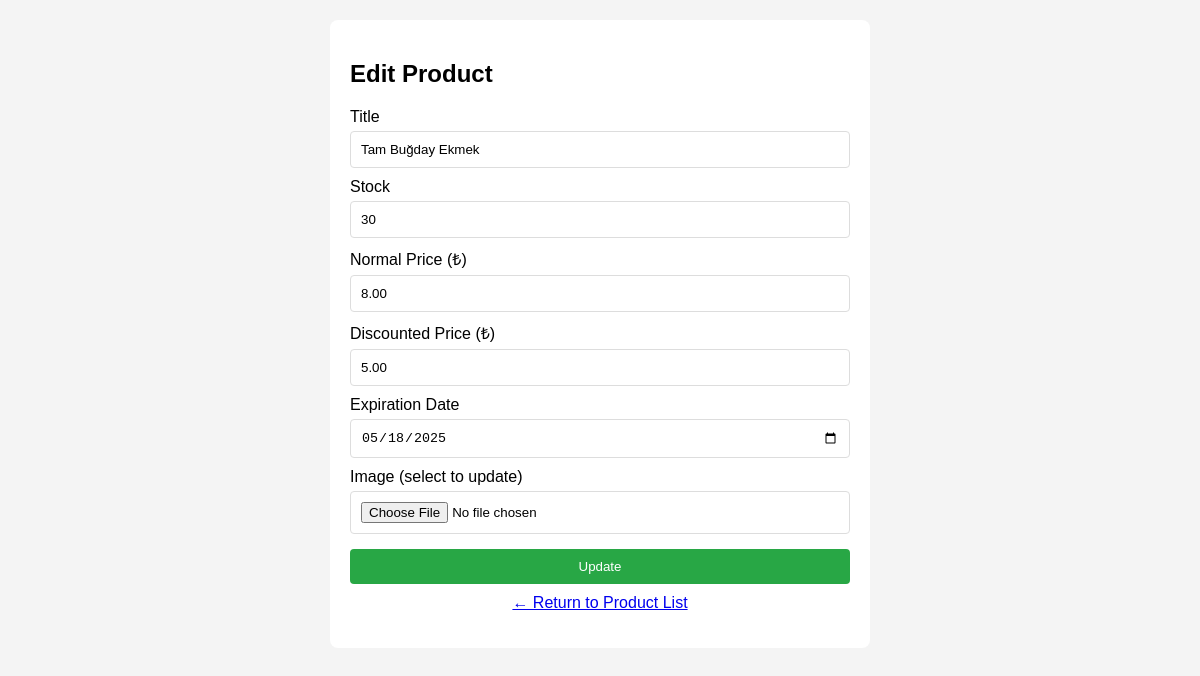
The app's page /edit_product.php?id=4 (signed in) with its own data.
### tables this page shows
CREATE TABLE IF NOT EXISTS `products` (
  `product_id`       int NOT NULL AUTO_INCREMENT,
  `market_id`        int NOT NULL,
  `title`            varchar(255) NOT NULL,
  `stock`            int NOT NULL,
  `normal_price`     decimal(10,2) NOT NULL,
  `discounted_price` decimal(10,2) NOT NULL,
  `expiration_date`  date NOT NULL,
  `image`            varchar(255) NOT NULL,
  PRIMARY KEY (`product_id`),
  KEY `market_id` (`market_id`)
);

### edit_product.php (the view, shortened to what this page needs)
<?php
$pdo = getPDO();
$id = (int)($_GET['id'] ?? 0);
$stmt = $pdo->prepare("SELECT p.*, m.user_id FROM products p JOIN markets m ON p.market_id = m.market_id WHERE p.product_id = ?");
$stmt->execute([$id]);
$row = $stmt->fetch();
?>
<!doctype html>
<html lang="tr">
<head>
</head>
<body>
  <div class="container">
    <h2>Edit Product</h2>
    <form method="POST" enctype="multipart/form-data">
      <label>Title</label>
      <input name="title" type="text" value="<?= htmlspecialchars($row['title']) ?>" required>
      <label>Stock</label>
      <input name="stock" type="number" min="1" value="<?= htmlspecialchars($row['stock']) ?>" required>
      <label>Normal Price (₺)</label>
      <input name="normal_price" type="number" step="0.01" value="<?= htmlspecialchars($row['normal_price']) ?>" required>
      <label>Discounted Price (₺)</label>
      <input name="discounted_price" type="number" step="0.01" value="<?= htmlspecialchars($row['discounted_price']) ?>" required>
      <label>Expiration Date</label>
      <input name="expiration_date" type="date" value="<?= htmlspecialchars($row['expiration_date']) ?>" required>
      <label>Image (select to update)</label>
      <input name="image" type="file" accept="image/*">
      <button type="submit">Update</button>
    </form>
    <p style="text-align:center;margin-top:10px;">
      <a href="market_products.php">← Return to Product List</a>
    </p>
  </div>
</body>
</html>

### edit_product.php (style rules this page uses)
body { font-family:Arial,sans-serif;background:#f4f4f4;margin:0;padding:20px; }
.container { max-width:500px;margin:0 auto;background:#fff;padding:20px;border-radius:8px; }
label { display:block;margin-top:10px; }
input,button { width:100%;padding:10px;margin-top:5px;border:1px solid #ddd;border-radius:4px;box-sizing:border-box; }
button { background:#28a745;color:#fff;border:none;cursor:pointer;margin-top:15px; }

### records on screen
products: title "Tam Buğday Ekmek", stock "30", normal_price "8.00", discounted_price "5.00", expiration_date "05/18/2025"
